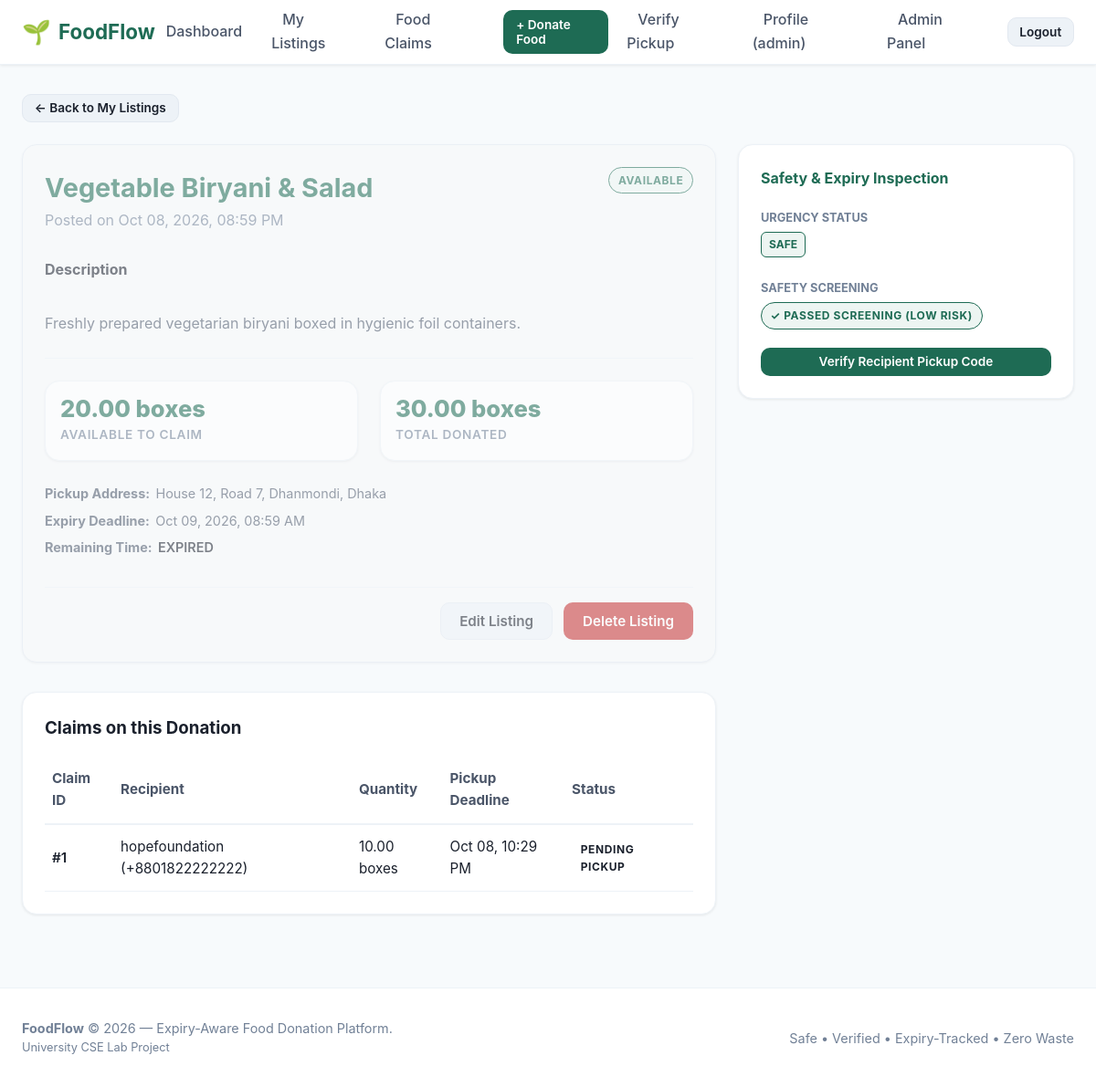
The app's page /donor/listings/1/ (signed in), older data.
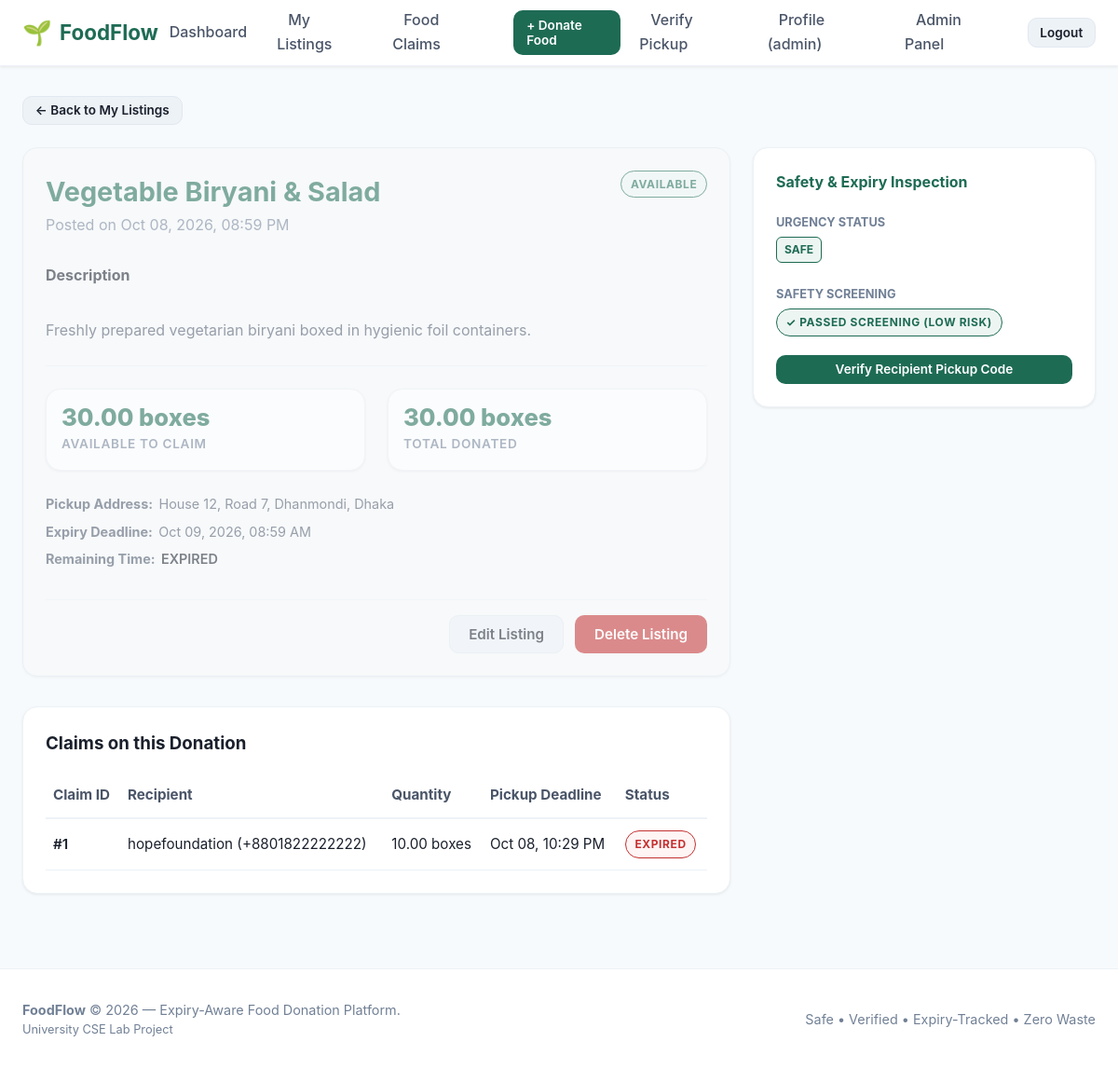
The same page, newer data.
### listings/models.py (models this page shows, shortened)
class FoodListing(models.Model):
    STATUS_AVAILABLE = 'available'
    STATUS_CLAIMED = 'claimed'
    STATUS_COMPLETED = 'completed'
    STATUS_EXPIRED = 'expired'
    STATUS_BLOCKED = 'blocked'
    STATUS_CHOICES = [
        (STATUS_AVAILABLE, 'Available'),
        (STATUS_CLAIMED, 'Claimed'),
        (STATUS_COMPLETED, 'Completed'),
        (STATUS_EXPIRED, 'Expired'),
        (STATUS_BLOCKED, 'Blocked'),
    ]
    donor = models.ForeignKey(
        'accounts.Donor',
        on_delete=models.CASCADE,
        related_name='listings'
    )
    location = models.ForeignKey(
        'locations.Location',
        on_delete=models.PROTECT,
        related_name='listings'
    )
    food_name = models.CharField(max_length=200, help_text="e.g. Cooked Rice & Curry, Fresh Apples, Bread Rolls")
    description = models.TextField(blank=True, null=True, help_text="Preparation details, ingredients, or dietary info")
    quantity = models.DecimalField(
        max_digits=8,
        decimal_places=2,
        validators=[MinValueValidator(Decimal('0.01'))],
        help_text="Total initial quantity"
    )
    unit = models.CharField(
        max_length=50,
        help_text="Units: portions, kg, boxes, packets, meals, litres"
    )
    expires_at = models.DateTimeField(
        db_index=True,
        help_text="Exact expiry deadline"
    )
    status = models.CharField(
        max_length=20,
        choices=STATUS_CHOICES,
        default=STATUS_AVAILABLE,
        db_index=True
    )
    created_at = models.DateTimeField(auto_now_add=True)
    updated_at = models.DateTimeField(auto_now=True)
    class Meta:
        verbose_name = "Food Listing"
        verbose_name_plural = "Food Listings"
        ordering = ['expires_at']
    @property
    def quantity_available(self):
        from claims.models import Claim
        claimed_sum = self.claims.filter(
            status__in=[Claim.STATUS_PENDING, Claim.STATUS_COMPLETED]
        ).aggregate(total=Sum('claimed_quantity'))['total'] or Decimal('0.00')
        remaining = self.quantity - claimed_sum
        return max(Decimal('0.00'), remaining)

class ExpiryTracker(models.Model):
    URGENCY_SAFE = 'safe'
    URGENCY_WARNING = 'warning'
    URGENCY_URGENT = 'urgent'
    URGENCY_EXPIRED = 'expired'
    URGENCY_CHOICES = [
        (URGENCY_SAFE, 'Safe'),
        (URGENCY_WARNING, 'Warning'),
        (URGENCY_URGENT, 'Urgent'),
        (URGENCY_EXPIRED, 'Expired'),
    ]
    listing = models.OneToOneField(
        FoodListing,
        on_delete=models.CASCADE,
        related_name='expiry_tracker'
    )
    expires_at = models.DateTimeField()
    urgency_level = models.CharField(
        max_length=20,
        choices=URGENCY_CHOICES,
        default=URGENCY_SAFE
    )
    alert_sent = models.BooleanField(
        default=False,
        help_text="Prevents duplicate urgent or expiry notifications"
    )
    last_checked_at = models.DateTimeField(auto_now=True)
    class Meta:
        verbose_name = "Expiry Tracker"
        verbose_name_plural = "Expiry Trackers"

class FoodSafetyCheck(models.Model):
    RISK_LOW = 'low'
    RISK_MEDIUM = 'medium'
    RISK_HIGH = 'high'
    RISK_CHOICES = [
        (RISK_LOW, 'Low Risk'),
        (RISK_MEDIUM, 'Medium Risk'),
        (RISK_HIGH, 'High Risk'),
    ]
    listing = models.OneToOneField(
        FoodListing,
        on_delete=models.CASCADE,
        related_name='safety_check'
    )
    risk_level = models.CharField(
        max_length=20,
        choices=RISK_CHOICES,
        default=RISK_LOW
    )
    safe_until = models.DateTimeField(blank=True, null=True)
    is_safe = models.BooleanField(
        default=True,
        help_text="Whether this listing passed platform safety screening"
    )
    checked_at = models.DateTimeField(auto_now=True)
    class Meta:
        verbose_name = "Food Safety Check"
        verbose_name_plural = "Food Safety Checks"

### claims/models.py (models this page shows, shortened)
class Claim(models.Model):
    STATUS_PENDING = 'pending'
    STATUS_COMPLETED = 'completed'
    STATUS_CANCELLED = 'cancelled'
    STATUS_EXPIRED = 'expired'
    STATUS_CHOICES = [
        (STATUS_PENDING, 'Pending Pickup'),
        (STATUS_COMPLETED, 'Completed'),
        (STATUS_CANCELLED, 'Cancelled'),
        (STATUS_EXPIRED, 'Expired'),
    ]
    listing = models.ForeignKey(
        'listings.FoodListing',
        on_delete=models.CASCADE,
        related_name='claims'
    )
    recipient = models.ForeignKey(
        'accounts.Recipient',
        on_delete=models.CASCADE,
        related_name='claims'
    )
    claimed_quantity = models.DecimalField(
        max_digits=8,
        decimal_places=2,
        validators=[MinValueValidator(Decimal('0.01'))],
        help_text="Quantity reserved by recipient"
    )
    claimed_at = models.DateTimeField(auto_now_add=True)
    pickup_deadline = models.DateTimeField(
        help_text="Time window by which food must be picked up"
    )
    pickup_code = models.CharField(
        max_length=8,
        unique=True,
        db_index=True,
        help_text="Unique 8-character verification token"
    )
    status = models.CharField(
        max_length=20,
        choices=STATUS_CHOICES,
        default=STATUS_PENDING
    )
    class Meta:
        verbose_name = "Claim"
        verbose_name_plural = "Claims"
        ordering = ['-claimed_at']

### locations/models.py (models this page shows, shortened)
class Location(models.Model):
    address = models.CharField(max_length=255, help_text="Street address or building details")
    area = models.CharField(max_length=100, db_index=True, help_text="Neighborhood or area name")
    city = models.CharField(max_length=100, db_index=True, help_text="City name")
    postal_code = models.CharField(max_length=20, blank=True, null=True, help_text="Postal / ZIP code")
    latitude = models.DecimalField(max_digits=9, decimal_places=6, null=True, blank=True)
    longitude = models.DecimalField(max_digits=9, decimal_places=6, null=True, blank=True)
    class Meta:
        verbose_name = "Location"
        verbose_name_plural = "Locations"
        indexes = [
            models.Index(fields=['area'], name='loc_area_idx'),
            models.Index(fields=['city'], name='loc_city_idx'),
        ]
        constraints = [
            models.UniqueConstraint(
                fields=['address', 'area', 'city', 'postal_code'],
                name='unique_location_address'
            )
        ]

### accounts/models.py (models this page shows, shortened)
class Recipient(models.Model):
    RECIPIENT_TYPE_CHOICES = [
        ('ngo', 'NGO / Non-profit'),
        ('individual', 'Individual / Family in need'),
        ('shelter', 'Shelter / Orphanage'),
        ('community_kitchen', 'Community Kitchen / Charity'),
        ('other', 'Other Recipient'),
    ]
    user = models.OneToOneField(
        User,
        on_delete=models.CASCADE,
        related_name='recipient_profile'
    )
    recipient_type = models.CharField(
        max_length=30,
        choices=RECIPIENT_TYPE_CHOICES,
        default='individual'
    )
    location = models.ForeignKey(
        'locations.Location',
        on_delete=models.PROTECT,
        related_name='recipients'
    )
    is_verified = models.BooleanField(
        default=False,
        help_text="Designates if this recipient is verified by platform administrators (required to claim food)"
    )
    created_at = models.DateTimeField(auto_now_add=True)
    class Meta:
        verbose_name = "Recipient Profile"
        verbose_name_plural = "Recipient Profiles"

class User(AbstractUser):
    ROLE_DONOR = 'donor'
    ROLE_RECIPIENT = 'recipient'
    ROLE_CHOICES = [
        (ROLE_DONOR, 'Donor'),
        (ROLE_RECIPIENT, 'Recipient'),
    ]
    role = models.CharField(
        max_length=20,
        choices=ROLE_CHOICES,
        default=ROLE_RECIPIENT,
        help_text="Designates whether this user registers as a food Donor or Recipient."
    )
    phone = models.CharField(
        max_length=20,
        blank=True,
        null=True,
        help_text="Contact telephone number"
    )
    @property
    def is_donor(self):
        return self.role == self.ROLE_DONOR
    @property
    def is_recipient(self):
        return self.role == self.ROLE_RECIPIENT

### listings/views.py (the view)
# urls.py: path('donor/listings/<int:pk>/', views.donor_listing_detail_view, name='donor_listing_detail'),
@login_required
def donor_listing_detail_view(request, pk):
    if not request.user.is_donor:
        messages.error(request, "Access restricted to food donors.")
        return redirect('home')
    listing = get_object_or_404(
        FoodListing.objects.select_related('donor__user', 'location', 'expiry_tracker', 'safety_check'),
        pk=pk
    )
    if listing.donor.user != request.user and not request.user.is_staff:
        messages.error(request, "Unauthorized: You do not own this listing.")
        return redirect('listings:donor_listings')
    claims = listing.claims.all().select_related('recipient__user').order_by('-claimed_at')
    context = {
        'listing': listing,
        'claims': claims,
    }
    return render(request, 'listings/listing_detail_donor.html', context)

### notifications/views.py (called while the page is built)
def unread_notification_context(request):
    if request.user.is_authenticated and request.user.is_recipient and hasattr(request.user, 'recipient_profile'):
        count = Notification.objects.filter(recipient=request.user.recipient_profile, is_read=False).count()
        return {'unread_notifications_count': count}
    return {'unread_notifications_count': 0}

### templates/listings/listing_detail_donor.html (shortened to what the changed rows need)
{% extends 'base.html' %}
{% block content %}
<div class="grid grid-3">
    <div style="grid-column: span 2;">
        <div class="card" style="margin-bottom: 2rem;">
            <div class="card-header">
                <div>
                    <h1 style="color: var(--green-700); font-size: 1.8rem;">{{ listing.food_name }}</h1>
                    <span style="color: var(--grey-500);">Posted on {{ listing.created_at|date:"M d, Y, h:i A" }}</span>
                </div>
                <div>
                    <span class="badge badge-{{ listing.status }}">{{ listing.get_status_display }}</span>
                </div>
            </div>
            <div class="card-body">
                <h4 style="margin: 1rem 0 0.5rem; color: var(--ink);">Description</h4>
                <p style="color: var(--grey-700); white-space: pre-line;">
                    {{ listing.description|default:"No description provided." }}
                </p>
                <hr style="border: 0; border-top: 1px solid var(--grey-200); margin: 1.5rem 0;">
                <div class="grid grid-2">
                    <div class="stat-card" style="padding: 1rem;">
                        <span class="stat-value" style="font-size: 1.6rem;">{{ listing.quantity_available }} {{ listing.unit }}</span>
                        <span class="stat-label">Available to Claim</span>
                    </div>
                    <div class="stat-card" style="padding: 1rem;">
                        <span class="stat-value" style="font-size: 1.6rem;">{{ listing.quantity }} {{ listing.unit }}</span>
                        <span class="stat-label">Total Donated</span>
                    </div>
                </div>
                <div class="food-meta" style="margin-top: 1.5rem;">
                    <div class="food-meta-item">
                        <strong>Pickup Address:</strong>
                        <span>{{ listing.location.address }}, {{ listing.location.area }}, {{ listing.location.city }}</span>
                    </div>
                    <div class="food-meta-item">
                        <strong>Expiry Deadline:</strong>
                        <span>{{ listing.expires_at|date:"M d, Y, h:i A" }}</span>
                    </div>
                    <div class="food-meta-item">
                    </div>
                </div>
            </div>
        </div>
        <div class="card">
            {% if claims %}
            <div style="overflow-x: auto;">
                <table style="width: 100%; border-collapse: collapse; font-size: 0.95rem;">
                    <thead>
                        <tr style="text-align: left; border-bottom: 2px solid var(--grey-200); color: var(--grey-700);">
                            <th style="padding: 0.75rem 0.5rem;">Claim ID</th>
                            <th style="padding: 0.75rem 0.5rem;">Recipient</th>
                            <th style="padding: 0.75rem 0.5rem;">Quantity</th>
                            <th style="padding: 0.75rem 0.5rem;">Pickup Deadline</th>
                            <th style="padding: 0.75rem 0.5rem;">Status</th>
                        </tr>
                    </thead>
                    <tbody>
                        {% for claim in claims %}
                        <tr style="border-bottom: 1px solid var(--grey-200);">
                            <td style="padding: 0.75rem 0.5rem; font-weight: 600;">#{{ claim.id }}</td>
                            <td style="padding: 0.75rem 0.5rem;">{{ claim.recipient.user.username }} ({{ claim.recipient.user.phone|default:'No phone' }})</td>
                            <td style="padding: 0.75rem 0.5rem;">{{ claim.claimed_quantity }} {{ listing.unit }}</td>
                            <td style="padding: 0.75rem 0.5rem;">{{ claim.pickup_deadline|date:"M d, h:i A" }}</td>
                            <td style="padding: 0.75rem 0.5rem;">
                                <span class="badge badge-{{ claim.status }}">{{ claim.get_status_display }}</span>
                            </td>
                        </tr>
                        {% endfor %}
                    </tbody>
                </table>
            </div>
            {% else %}
            <p style="color: var(--grey-500); padding: 1rem 0;">No recipient claims have been placed on this listing yet.</p>
            {% endif %}
        </div>
    </div>
    <div>
        <div class="card" style="margin-bottom: 1.5rem;">
            <div style="margin-bottom: 1.25rem;">
                <div style="margin-top: 0.25rem;">
                    <span class="urgency-badge urgency-{{ listing.expiry_tracker.urgency_level|default:'safe' }}">
                        {{ listing.expiry_tracker.get_urgency_level_display|default:'SAFE'|upper }}
                    </span>
                </div>
            </div>
            <div style="margin-bottom: 1.25rem;">
                <div style="margin-top: 0.25rem;">
                    {% if listing.safety_check.is_safe %}
                        <span class="badge badge-available">✓ Passed Screening ({{ listing.safety_check.get_risk_level_display }})</span>
                    {% else %}
                        <span class="badge badge-blocked">⚠ High Risk / Blocked</span>
                    {% endif %}
                </div>
            </div>
        </div>
    </div>
</div>
{% endblock %}

Row changes from the older to the newer data that the page shows:
computed for FoodListing "Vegetable Biryani & Salad": quantity_available "20.00" → "30.00"
changed Claim "Oct 08, 10:29 PM": status "PENDING PICKUP" → "EXPIRED"
